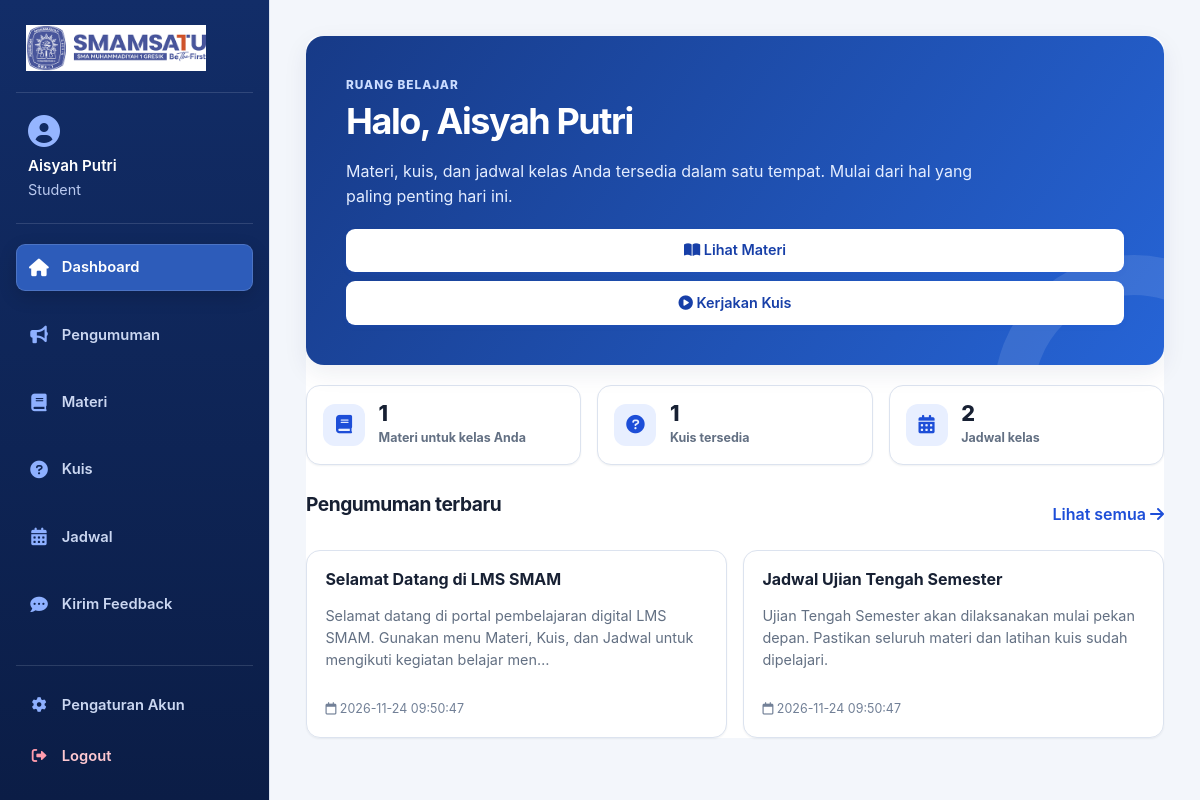
/dashboard/dashboard_student.php (signed in), run on the app's committed database.
### tables this page shows
CREATE TABLE IF NOT EXISTS announcements (
    id INT AUTO_INCREMENT PRIMARY KEY,
    title VARCHAR(255) NOT NULL,
    body TEXT NOT NULL,
    created_by INT NOT NULL,
    created_at TIMESTAMP DEFAULT CURRENT_TIMESTAMP,
    FOREIGN KEY (created_by) REFERENCES users(id) ON DELETE CASCADE
);

### dashboard/dashboard_student.php (the view, shortened to what this page needs)
<?php
require '../includes/db.php';
try {
    $stmt = $pdo->query("SELECT title, body, created_at FROM announcements ORDER BY created_at DESC LIMIT 3");
    $announcements = $stmt->fetchAll(PDO::FETCH_ASSOC);
    $class = $_SESSION['class'] ?? '';
    $statement = $pdo->prepare("SELECT COUNT(DISTINCT m.id) FROM materials m JOIN material_classes mc ON m.id = mc.material_id WHERE mc.class_name = ?");
    $statement->execute([$class]);
    $materials = (int) $statement->fetchColumn();
    $statement = $pdo->prepare("SELECT COUNT(DISTINCT q.id) FROM quizzes q JOIN quiz_classes qc ON q.id = qc.quiz_id WHERE q.is_published = TRUE AND qc.class_name = ?");
    $statement->execute([$class]);
    $quizzes = (int) $statement->fetchColumn();
    $statement = $pdo->prepare("SELECT COUNT(*) FROM schedules s JOIN classes c ON s.class_id = c.id WHERE c.name = ?");
    $statement->execute([$class]);
    $schedules = (int) $statement->fetchColumn();
} catch (PDOException $e) {
    die("Database error: " . htmlspecialchars($e->getMessage()));
}
?>
<!DOCTYPE html>
<html lang="id">
<head>
    <link rel="stylesheet" href="https://cdnjs.cloudflare.com/ajax/libs/font-awesome/6.0.0-beta3/css/all.min.css">
    <link rel="stylesheet" href="../assets/css/style.css">
</head>
<body class="app-layout">
    <?php include '../layout/sidebar.php'; ?>
    <main class="main-content">
        <div class="container">
            <section class="dashboard-hero">
                <span class="page-header__eyebrow" style="color:#cbdcff">Ruang Belajar</span>
                <h1>Halo, <?= htmlspecialchars($_SESSION['name']) ?></h1>
                <p>Materi, kuis, dan jadwal kelas Anda tersedia dalam satu tempat. Mulai dari hal yang paling penting hari ini.</p>
                <div class="hero-actions">
                    <a class="btn" href="../materials/list.php"><i class="fas fa-book-open"></i> Lihat Materi</a>
                    <a class="btn" href="../quiz/list.php"><i class="fas fa-play-circle"></i> Kerjakan Kuis</a>
                </div>
            </section>
            <section class="stats-grid" aria-label="Ringkasan belajar">
                <article class="stat-card"><span class="stat-card__icon"><i class="fas fa-book"></i></span><div><strong class="stat-card__value"><?= $materials ?></strong><span class="stat-card__label">Materi untuk kelas Anda</span></div></article>
                <article class="stat-card"><span class="stat-card__icon"><i class="fas fa-question-circle"></i></span><div><strong class="stat-card__value"><?= $quizzes ?></strong><span class="stat-card__label">Kuis tersedia</span></div></article>
                <article class="stat-card"><span class="stat-card__icon"><i class="fas fa-calendar-alt"></i></span><div><strong class="stat-card__value"><?= $schedules ?></strong><span class="stat-card__label">Jadwal kelas</span></div></article>
            </section>
            <section class="news-section">
                <div class="section-heading"><h2>Pengumuman terbaru</h2><a href="../announcements/list.php">Lihat semua <i class="fas fa-arrow-right"></i></a></div>
                <div class="news-grid">
                    <?php if (empty($announcements)): ?>
                        <div class="news-card"><div class="news-content"><h3>Belum ada pengumuman</h3><p>Informasi dari sekolah dan guru akan muncul di sini.</p></div></div>
                    <?php else: ?>
                        <?php foreach ($announcements as $announcement): ?>
                            <article class="news-card"><div class="news-content"><h3><?= htmlspecialchars($announcement['title']) ?></h3><p><?= htmlspecialchars(substr($announcement['body'], 0, 130) . (strlen($announcement['body']) > 130 ? '…' : '')) ?></p></div><span class="news-meta"><i class="far fa-calendar"></i> <?= htmlspecialchars($announcement['created_at']) ?></span></article>
                        <?php endforeach; ?>
                    <?php endif; ?>
                </div>
            </section>
        </div>
    </main>
</body>
</html>

### data on the page
announcements: title "Selamat Datang di LMS SMAM", body "Selamat datang di portal pembelajaran digital LMS SMAM. Gunakan menu Materi, Kuis, dan Jadwal untuk mengikuti kegiatan belajar men…", created_at "2026-11-24 09:50:47"
announcements: title "Jadwal Ujian Tengah Semester", body "Ujian Tengah Semester akan dilaksanakan mulai pekan depan. Pastikan seluruh materi dan latihan kuis sudah dipelajari.", created_at "2026-11-24 09:50:47"

### other printed values
$_SESSION['name'] "Aisyah Putri"
$_SESSION['role'] "Student"
$label "Dashboard Pengumuman Materi Kuis Jadwal Kirim Feedback"
$materials "1"
$quizzes "1"
$schedules "2"
